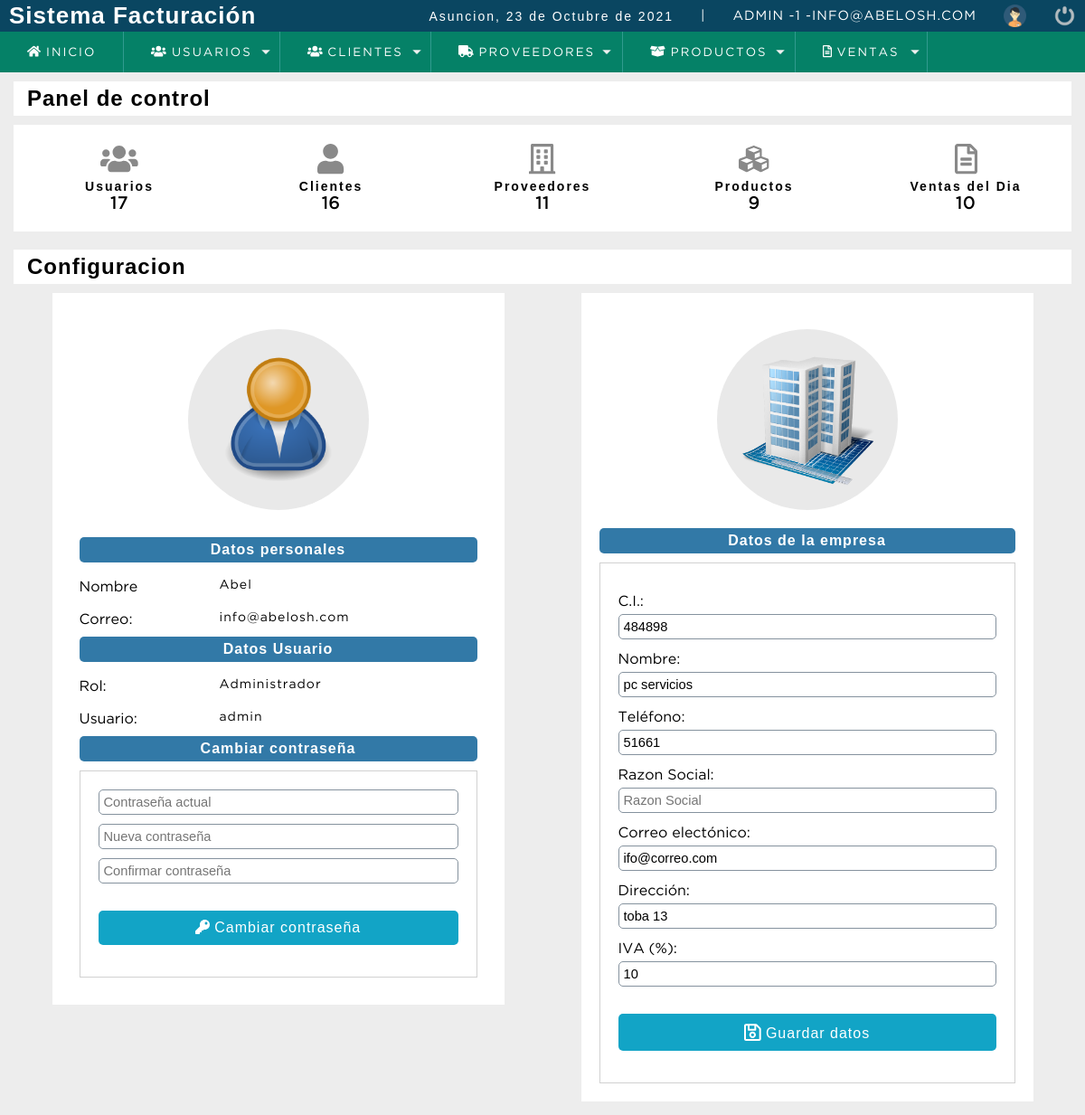
Page /sistema/ (signed in) on the committed database.
### tables this page shows
CREATE TABLE `configuracion` (
  `id` bigint(20) NOT NULL,
  `ci` varchar(20) NOT NULL,
  `nombre` varchar(100) NOT NULL,
  `razon_social` varchar(100) NOT NULL,
  `telefono` bigint(20) NOT NULL,
  `email` varchar(200) NOT NULL,
  `direccion` text NOT NULL,
  `iva` decimal(10,0) NOT NULL
);

### sistema/index.php (the view, shortened to what this page needs)
<!DOCTYPE html>
<html lang="en">
<head>
	<?php include "includes/scripts.php";?>
</head>
<body>
	<?php
	include "../conexion.php";
	$ci = '';
	$nombreEmpresa = '';
	$razonSocial = '';
	$telEmpresa = '';
	$emailEmpresa = '';
	$dirEmpresa = '';
	$iva = '';
	$query_empresa = mysqli_query($conection, "SELECT * FROM configuracion");
	$row_empresa   = mysqli_num_rows($query_empresa);
	if ($row_empresa > 0){
		while ($arrInfoEmpresa = mysqli_fetch_assoc($query_empresa)) {
				$ci 		   = $arrInfoEmpresa['ci'];
				$nombreEmpresa = $arrInfoEmpresa['nombre'];
				$razonSocial   = $arrInfoEmpresa['razon_social'];
				$telEmpresa    = $arrInfoEmpresa['telefono'];
				$emailEmpresa  = $arrInfoEmpresa['email'];
				$dirEmpresa    = $arrInfoEmpresa['direccion'];
				$iva 		   = $arrInfoEmpresa['iva'];
		}
	}
	$query_dash	= mysqli_query($conection, "CALL dataDashboard();");
	$result_das	= mysqli_num_rows($query_dash);
	if ($result_das > 0){
		$data_dash  = mysqli_fetch_assoc($query_dash);
	}
	include "includes/header.php";
	?>
	<section id="container">
		<div class="divContainer">
				<div>
					<h1 class="titlePanelControl">Panel de control</h1>
				</div>
			<div class="dashboard">
				<?php
				if ($_SESSION['rol'] == 1 || $_SESSION['rol'] == 2){
				 ?>
				<a href="lista_usuarios.php">
					<i class="fas fa-users"></i>
					<p>
						<strong>Usuarios</strong><br>
						<span><?=$data_dash['usuarios']; ?></span>
					</p>
				</a>
				<?php
				}
				 ?>
				<a href="lista_clientes.php">
					<i class="fas fa-user"></i>
					<p>
						<strong>Clientes</strong><br>
						<span><?=$data_dash['clientes']; ?></span>
					</p>
				</a>
				<?php
				if ($_SESSION['rol'] == 1 || $_SESSION['rol'] == 2){
				 ?>
				<a href="lista_proveedor.php">
					<i class="far fa-building"></i>
					<p>
						<strong>Proveedores</strong><br>
						<span><?=$data_dash['proveedores']; ?></span>
					</p>
				</a>
				<?php
				}
				 ?>
				<a href="lista_producto.php">
					<i class="fas fa-cubes"></i>
					<p>
						<strong>Productos</strong><br>
						<span><?=$data_dash['productos']; ?></span>
					</p>
				</a>
				<a href="ventas.php">
					<i class="far fa-file-alt"></i>
					<p>
						<strong>Ventas del Dia</strong><br>
						<span><?=$data_dash['ventas']; ?></span>
					</p>
				</a>
			</div>
		</div>
		<div class="divInfoSistem">
			<div>
				<h1 class="titlePanelControl">Configuracion</h1>
			</div>
			<div class="containerPerfil">
				<div class="containerDataUser">
					<div class="logoUser">
						<img src="img/logoUser.png">
					</div>
					<div class="divDataUser">
						<h4>Datos personales</h4>
						<div>
							<label>Nombre</label> <span><?= $_SESSION['nombre'];  ?></span>
						</div>
						<div>
							<label>Correo:</label> <span><?= $_SESSION['email'];  ?></span>
						</div>
						<h4>Datos Usuario</h4>
						<div>
							<label>Rol:</label> <span><?= $_SESSION['rol_name'];  ?></span>
						</div>
						<div>
							<label>Usuario:</label> <span><?= $_SESSION['user'];  ?></span>
						</div>
						<h4>Cambiar contraseña</h4>
						<form action="" method="post" name="frmChangePass" id="frmChangePass">
							<div>
								<input type="password" name="txtPassUser" id="txtPassUser" placeholder="Contraseña actual" required>
							</div>
								<input class="newPass" type="password" name="txtNewPassUser" id="txtNewPassUser" placeholder="Nueva contraseña" required>
							<div>
								<input class="newPass" type="password" name="txtPassConfirm" id="txtPassConfirm" placeholder="Confirmar contraseña" required>
							</div>
							<div>
								<button type="submit" class="btn_save btnChangePass"><i class="fas fa-key"></i> Cambiar contraseña</button>
							</div>
						</form>
					</div>
				</div>
				<?php if ($_SESSION['rol'] == 1) { ?>
				<div class="containerDataEmpresa">
					<div class="logoEmpresa">
						<img src="img/logoEmpresa.png">
					</div>
					<h4>Datos de la empresa</h4>
					 <form action="" method="post" name="frmEmpresa" id="frmEmpresa">
				 			<div>
				 				<label>C.I.:</label><input type="text" name="txtCI" id="txtCI" placeholder="CI de la empresa" value="<?= $ci; ?>" required>
				 			</div>
				 			<div>
				 				<label>Nombre:</label><input type="text" name="txtNombre" id="txtNombre" placeholder="Nombre de la empresa" value="<?= $nombreEmpresa; ?>" required>
				 			</div>
				 			<div>
				 				<label>Teléfono:</label><input type="text" name="txtTelEmpresa" id="txtTelEmpresa" placeholder="Número de telefono" value="<?= $telEmpresa; ?>" required>
				 			</div>
				 			<div>
				 				<label>Razon Social:</label><input type="text" name="txtRSocial" id="txtRSocial" placeholder="Razon Social" value="<?= $razonSocial; ?>">
				 			</div>
				 			<div>
				 				<label>Correo electónico:</label> <input type="email" name="txtEmailEmpresa" id="txtEmailEmpresa" placeholder="Correo electónico" value="<?= $emailEmpresa; ?>" required>
				 			</div>
				 			<div>
				 				<label>Dirección:</label> <input type="text" name="txtDirEmpresa" id="txtDirEmpresa" placeholder="Dirección de la Empresa" value="<?= $dirEmpresa; ?>" required>
				 			</div>
				 			<div>
				 				<label>IVA (%):</label> <input type="text" name="txtIva" id="txtIva" placeholder="Impuesto al valor agregado (IVA)" value="<?= $iva; ?>" required>
				 			</div>
				 			<div>
				 				<button type="submit" class="btn_save btnChangePass"> <i class="far fa-save fa-lg"></i> Guardar datos</button>
				 			</div>
					 </form>
				</div>
			<?php } ?>
			</div>
		</div>
	</section>
	<?php include "includes/footer.php"; ?>
</body>
</html>

### sistema/css/style.css (style rules this page uses)
* { margin: 0; padding: 0; box-sizing: border-box; }
body { background: #ededed; }
h1, h2, h3, h4, h5, h6 { font-family: 'arial'; font-weight: bold; letter-spacing: 1px; }
h1 { font-size: 26px; }
h4 { font-size: 16px; }
p { font-family: 'arial'; letter-spacing: 2px; font-size: 14px; line-height: 20px; }
a { text-decoration: none; font-family: arial; letter-spacing: 1px; }
span { font-family: 'GothamBook'; letter-spacing: 1px; font-size: 14px; line-height: 20px; }
#container { padding: 90px 15px 15px; }
form { background: #FFF; margin: auto; padding: 20px 50px; border: 1px solid #d1d1d1; }
label { display: block; font-size: 12pt; font-family: 'GothamBook'; margin: 15px auto 5px auto; }
input,select { display: block; width: 100%; font-size: 11pt; padding: 5px; border: 1px solid #85929e; border-radius: 5px; }
.btn_save { font-size: 12pt; background: #12a4c6; padding: 10px; color: #FFF; letter-spacing: 1px; border: 0; cursor: pointer; margin: 30px auto 15px auto; display: block; border-radius: 5px; }
#container h1 { font-size: 35px; display: inline-block; color: #000000; }
#container p { color: #000000; }
.titlePanelControl { width: 100%; background: #FFF; padding: 5px 15px; margin-bottom: 10px; font-size: 18pt !important; color: #0A4661; }
.divContainer { margin-bottom: 20px; }
.dashboard { display: -webkit-flex; display: -moz-flex; display: -ms-flex; display: -o-flex; display: flex; justify-content: space-around; width: 100%; margin: auto; }
.dashboard a { color: #898989; width: calc(100% / 5); padding: 20px; background-color: #FFF; font-size: 25pt; text-align: center; }
.dashboard p { color: #3279a7; }
.dashboard a span { font-weight: bold; font-size: 14pt; }
.containerPerfil { display: -webkit-flex; display: -moz-flex; display: -ms-flex; display: -o-flex; display: flex; justify-content: space-around; align-items: flex-start; flex-wrap: wrap; }
.containerDataEmpresa, .containerDataUser { width: 500px; background-color: #FFF; padding: 20px; }
.logoUser, .logoEmpresa { display: -webkit-flex; display: -moz-flex; display: -ms-flex; display: -o-flex; display: flex; justify-content: center; align-items: center; width: 200px; height: 200px; border-radius: 50%; margin: 20px auto; padding: 25px; background: #E9E9E9; }
.logoUser img, .logoEmpresa img { width: 100%; height: 100%; }
.divDataUser { padding: 10px; margin: auto; }
.divInfoSistem h4 { background: #3279a7; padding: 5px 10px; color: #FFF; border-radius: 5px; text-align: center; margin-bottom: 10px; }
.divDataUser > div { display: -webkit-flex; display: -moz-flex; display: -ms-flex; display: -o-flex; display: flex }
.divDataUser label { width: 150px; margin: 0; margin-bottom: 10px; margin-top: 10px; }
.divDataUser span { padding: 5px; }
.divInfoSistem form { padding: 20px; }
.divInfoSistem input { margin-bottom: 10px; }
.divInfoSistem button { width: 100%; }

### rows in the picture
configuracion: txtCI "484898", txtNombre "pc servicios", txtTelEmpresa "51661", txtEmailEmpresa "ifo@correo.com", txtDirEmpresa "toba 13", txtIva "10"

### other values in the picture
fechaC() "23 de Octubre de 2021"
$_SESSION['user'] "ADMIN"
$_SESSION['rol'] "1"
$_SESSION['email'] "INFO@ABELOSH.COM"
$data_dash['usuarios'] "17"
$data_dash['clientes'] "16"
$data_dash['proveedores'] "11"
$data_dash['productos'] "9"
$data_dash['ventas'] "10"
$_SESSION['nombre'] "Abel"
$_SESSION['email'] "info@abelosh.com"
$_SESSION['rol_name'] "Administrador"
$_SESSION['user'] "admin"
